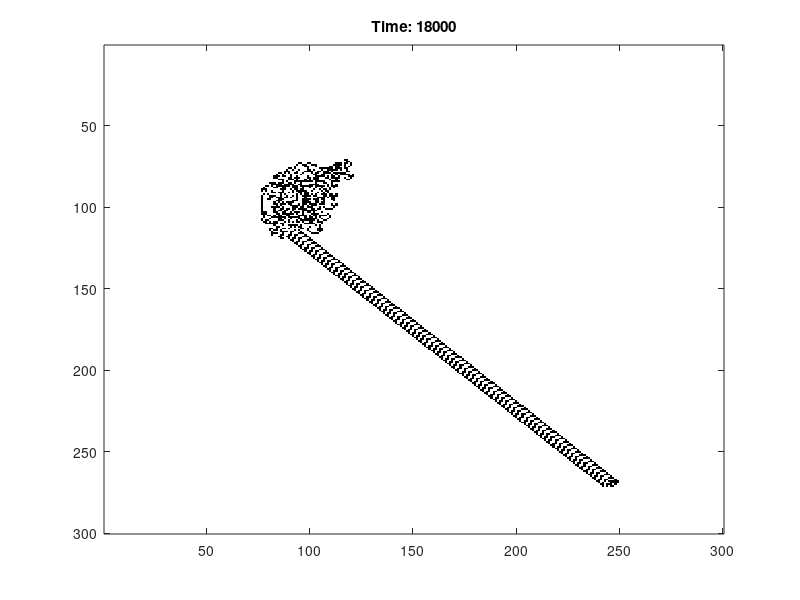

The MATLAB source for this figure:
clear all; close all; clc;

T = 18000;
N = 300;
world = zeros(N, N);

% Initial coordinates of painter
x_old = 100;
x_new = 100;
y_old = 101;
y_new = 100;
world(y_new, x_new) = 1;

% Step in time and paint
figure()
colormap('gray')
for t = 1:T
    % Update coordinates
    x = x_new;
    y = y_new;
    
    % If white
    if (world(y, x) == 0)
       world(y, x) = 1;
       
       % Turn right
       x_new = x + (y_old - y); % x = 10 + (10 - 10) = 10
       y_new = y + (x - x_old); % y = 10 + (10 - 9) = 11
    else
        world(y, x) = 0;

        % Turn left
        x_new = x + (y - y_old);
        y_new = y + (x_old - x);
    end
    
    % Update old coordinates
    x_old = x;
    y_old = y;
    
    % Paint :)
    %imagesc(imcomplement(world))
    %pause(0.002);
end

% Final world
imagesc(imcomplement(world));
title(['Time: ' num2str(T)])
